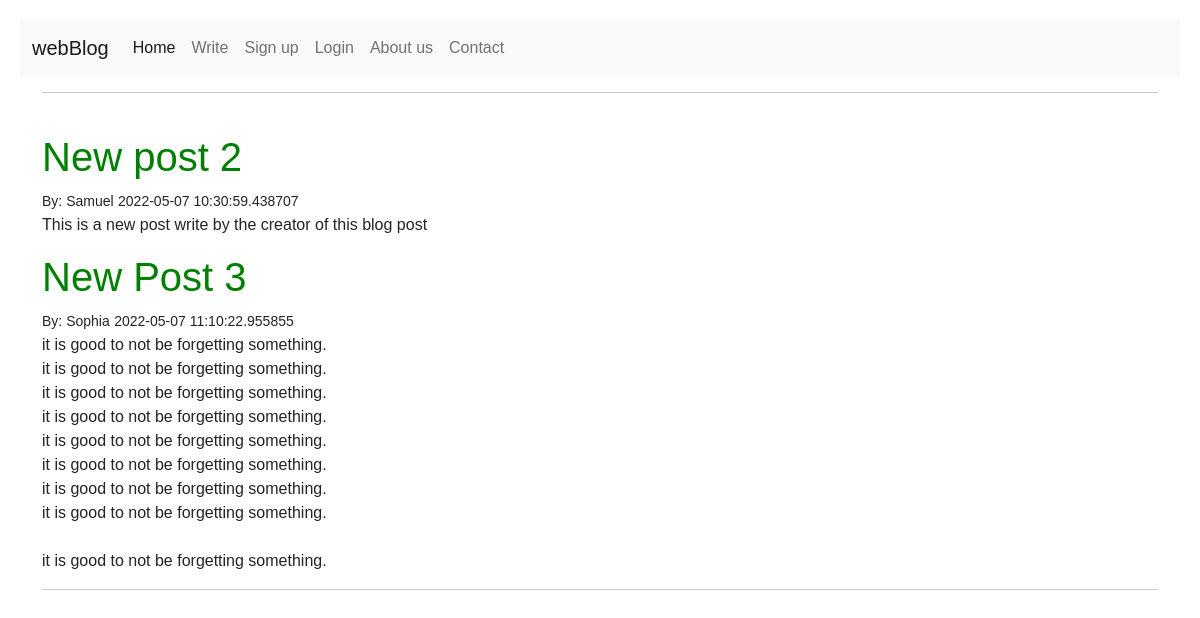
The page / on the database its author committed.
### blog/models.py (models this page shows)
class BlogContent(db.Model):
    id = db.Column(db.Integer, primary_key=True)
    title = db.Column(db.String(150), nullable=False)
    author = db.Column(db.String(20), nullable=False, default='N/A')
    content = db.Column(db.Text, nullable=False)
    date = db.Column(db.DateTime, nullable=False, default=datetime.utcnow)
    user_id = db.Column(db.Integer, db.ForeignKey('user.id'))

### blog/views.py (the view)
@views.route('/')
def home():
    article = BlogContent.query.order_by(BlogContent.date).all()
    return render_template("home.html", user = current_user, articles = article)

### blog/templates/home.html (shortened to what this page needs)
{% extends "base.html" %}
    {% block content %}
    <div class="container">
    <hr>
    <br>
    {% for article in articles %}
        <h1>{{ article.title }}</h1>
        <small>By: {{ article.author }}</small>
        <small>{{ article.date }}</small>
        <p style="white-space:pre-wrap">{{ article.content|safe}}</p>
        {% endfor %}
        <hr>
    </div>
    {% endblock %}

### blog/static/css/main.css (style rules this page uses)
body { background: #fff; margin: 20px; font-family: Helvetica, sans-serif, Arial; }
body h1 { color: green; }

### rows shown on the page
BlogContent: title "New post 2", author "Samuel", date "2022-05-07 10:30:59.438707", content "This is a new post write by the creator of this blog post"
BlogContent: title "New Post 3", author "Sophia", date "2022-05-07 11:10:22.955855", content "it is good to not be forgetting something. it is good to not be forgetting something. it is good to not be forgetting something. it is good to not be forgetting something. it is good to not be forgetting something. it is good to not be forgetting something. it is good to not be forgetting something. it is good to not be forgetting something. it is good to not be forgetting something."
